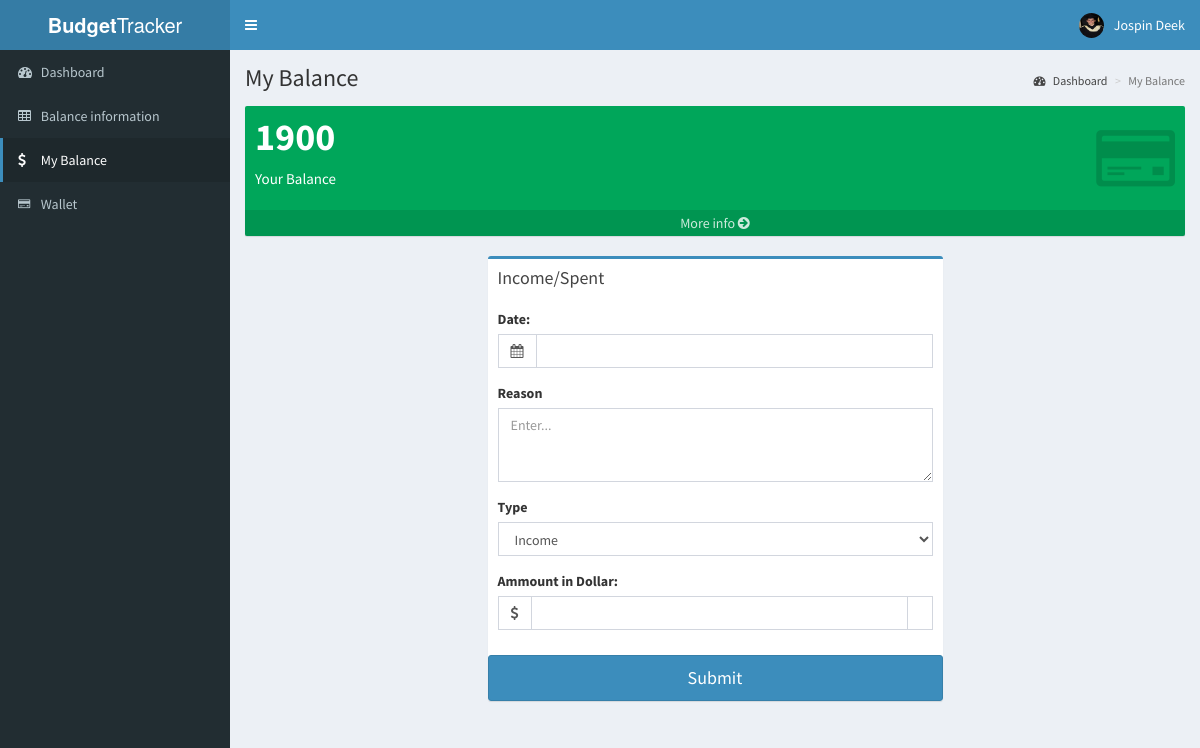
The app's page /balance.php (signed in) with its own data.
### tables this page shows
CREATE TABLE `users` (
  `uid` int(11) NOT NULL,
  `email` varchar(255) NOT NULL,
  `password` varchar(255) NOT NULL,
  `fullName` varchar(255) NOT NULL,
  `balance` int(11) NOT NULL,
  `Income` int(11) NOT NULL,
  `expense` int(11) NOT NULL,
  `wallet` int(11) NOT NULL,
  `image` text NOT NULL
);

### balance.php (the view, shortened to what this page needs)
<!DOCTYPE html>
<?php
	require("include/dbInfo.php");
	if( (isset($_SESSION['created']) && $_SESSION['created']==true) ||  (isset($_SESSION['loggedIn']) && $_SESSION['loggedIn']==true)){
$email=$_SESSION["email"];
$inf=$mysqli->prepare("select * from users where email=?");
$inf->bind_param("s",$email);
$inf->execute();
$inf->store_result();
$inf->bind_result($id,$email,$p,$name,$balance,$income,$expense,$wallet,$image);
 ?>
<html>
<head>
  <link rel="stylesheet" href="css/bootstrap.min.css">
  <link rel="stylesheet" href="css/font-awesome.min.css">
  <link rel="stylesheet" href="css/ionicons.min.css">
  <link rel="stylesheet" href="css/AdminLTE.min.css">
  <link rel="stylesheet" href="css/_all-skins.min.css">
  <link rel="stylesheet" href="css/jquery-jvectormap.css">
  <link rel="stylesheet" href="css/bootstrap-datepicker.min.css">
  <link rel="stylesheet" href="css/all.css">
  <link rel="stylesheet" href="css/daterangepicker.css">
  <link rel="stylesheet" href="css/bootstrap3-wysihtml5.min.css">
  <link rel="stylesheet" href="css/bootstrap-colorpicker.min.css">
  <link rel="stylesheet" href="css/bootstrap-timepicker.min.css">
  <link rel="stylesheet" href="css/select2.min.css">
</head>
<body class="hold-transition skin-blue sidebar-mini">
  <div class="wrapper">
    <header class="main-header">
      <a href="index.php" class="logo">
        <span class="logo-lg"><b>Budget</b>Tracker</span>
      </a>
      <nav class="navbar navbar-static-top">
        <a href="#" class="sidebar-toggle" data-toggle="push-menu" role="button">
        </a>
        <div class="navbar-custom-menu">
          <ul class="nav navbar-nav">
            <li class="dropdown user user-menu">
              <a href="#" class="dropdown-toggle" data-toggle="dropdown">
                <img src="<?=$image?>" class="user-image" alt="User Image">
                <span class="hidden-xs"><?= $name ?></span>
              </a>
            </li>
          </ul>
        </div>
      </nav>
    </header>
    <aside class="main-sidebar">
      <section class="sidebar">
        <ul class="sidebar-menu" data-widget="tree">
            <li>
              <a href="index.php">
                <i class="fa fa-dashboard"></i> <span>Dashboard</span>
              </a>
            </li>
            <li >
              <a href="data.php">
                <i class="fa fa-table"></i> <span>Balance information</span>
              </a>
            </li>
            <li class="active">
              <a href="balance.php">
                <i class="fa fa-dollar"></i> <span>My Balance</span>
            </a>
            </li>
            <li >
              <a href="wallet.php">
                <i class="ion ion-card"></i> <span>Wallet</span>
              </a>
            </li>
        </ul>
      </section>
    </aside>
    <div class="content-wrapper">
      <section class="content-header">
        <h1>
          My Balance
        </h1>
        <ol class="breadcrumb">
    <li><a href="index.php"><i class="fa fa-dashboard"></i> Dashboard</a></li>
    <li class="active">My Balance</li>
        </ol>
      </section>
      <section class="content">
<div class="row">
        <div class="col-xs-12">
          <div class="small-box bg-green">
            <div class="inner">
              <h3><?= $balance ?><sup style="font-size: 20px"></sup></h3>
              <p>Your Balance</p>
            </div>
            <div class="icon">
              <i class="ion ion-card"></i>
            </div>
            <a href="data.php" class="small-box-footer">
              More info <i class="fa fa-arrow-circle-right"></i>
            </a>
          </div>
        </div>
      </div>
      <div class="row">
      <div class="col-xs-3">
      </div>
      <div class="col-xs-6">
        <div class="box box-primary">
          <div class="box-header">
            <h3 class="box-title">Income/Spent</h3>
          </div>
          <form autocomplete="off" class="" action="balanceOp.php" method="post">
          <div class="box-body">
            <div class="form-group">
              <label>Date:</label>
              <div class="input-group date">
                <div class="input-group-addon">
                  <i class="fa fa-calendar"></i>
                </div>
                <input type="text" class="form-control pull-right" id="datepicker" name="date">
              </div>
            </div>
            <div class="form-group">
              <label>Reason</label>
              <textarea id="reason" class="form-control" rows="3" name="reason" placeholder="Enter..."></textarea>
            </div>
            <div class="form-group">
              <label>Type</label>
              <select class="form-control" name="type">
                <option value="income">Income</option>
              </select>
            </div>
          <div class="form-group">
            <label>Ammount in Dollar:</label>
            <div class="input-group">
              <span class="input-group-addon">  <i class="fa fa-dollar"></i> </span>
              <input type="number" class="form-control" name="ammount">
              <div class="input-group-addon">
              </div>
            </div>
        </div>
          </div>
          <input type="submit" class="btn btn-block btn-primary btn-lg" value="Submit">
          </form>
        </div>
          </div>
          <div class="col-xs-3">
          </div>
</div>
      </section>
    </div>
  </div>
</body>
</html>
<?php
}
else {
	header("Location:login.php");
}
 ?>

### records on screen
users: image (picture), fullName "Jospin Deek", balance "1900"
